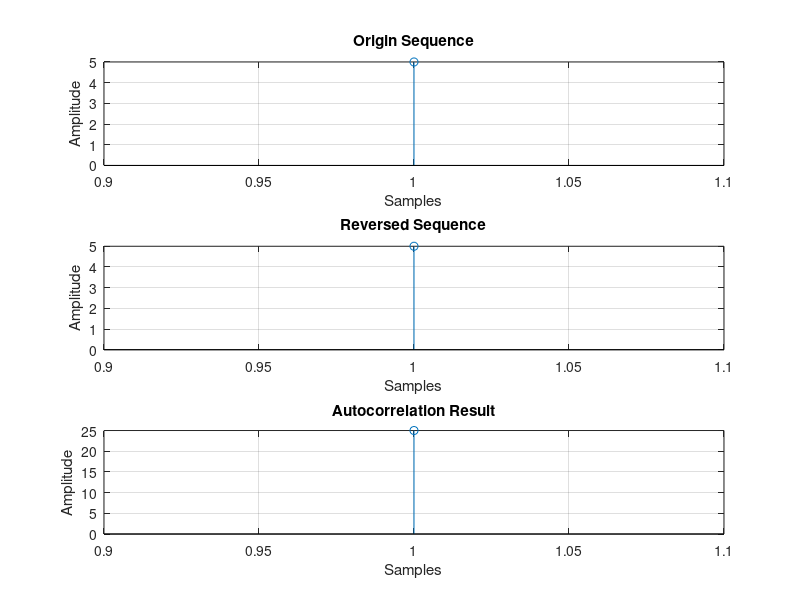

Write MATLAB code to recreate this figure.
clc;
clear all;
close all;

x = input('Enter the Sequence X: ');

subplot(3,1,1);
stem(x);
title('Origin Sequence');
xlabel('Samples');
ylabel('Amplitude');
grid on;

y = fliplr(x);

subplot(3,1,2);
stem(y);
title('Reversed Sequence');
xlabel('Samples');
ylabel('Amplitude');
grid on;

c = conv(x, y);

subplot(3,1,3);
stem(c);
title('Autocorrelation Result');
xlabel('Samples');
ylabel('Amplitude');
grid on;